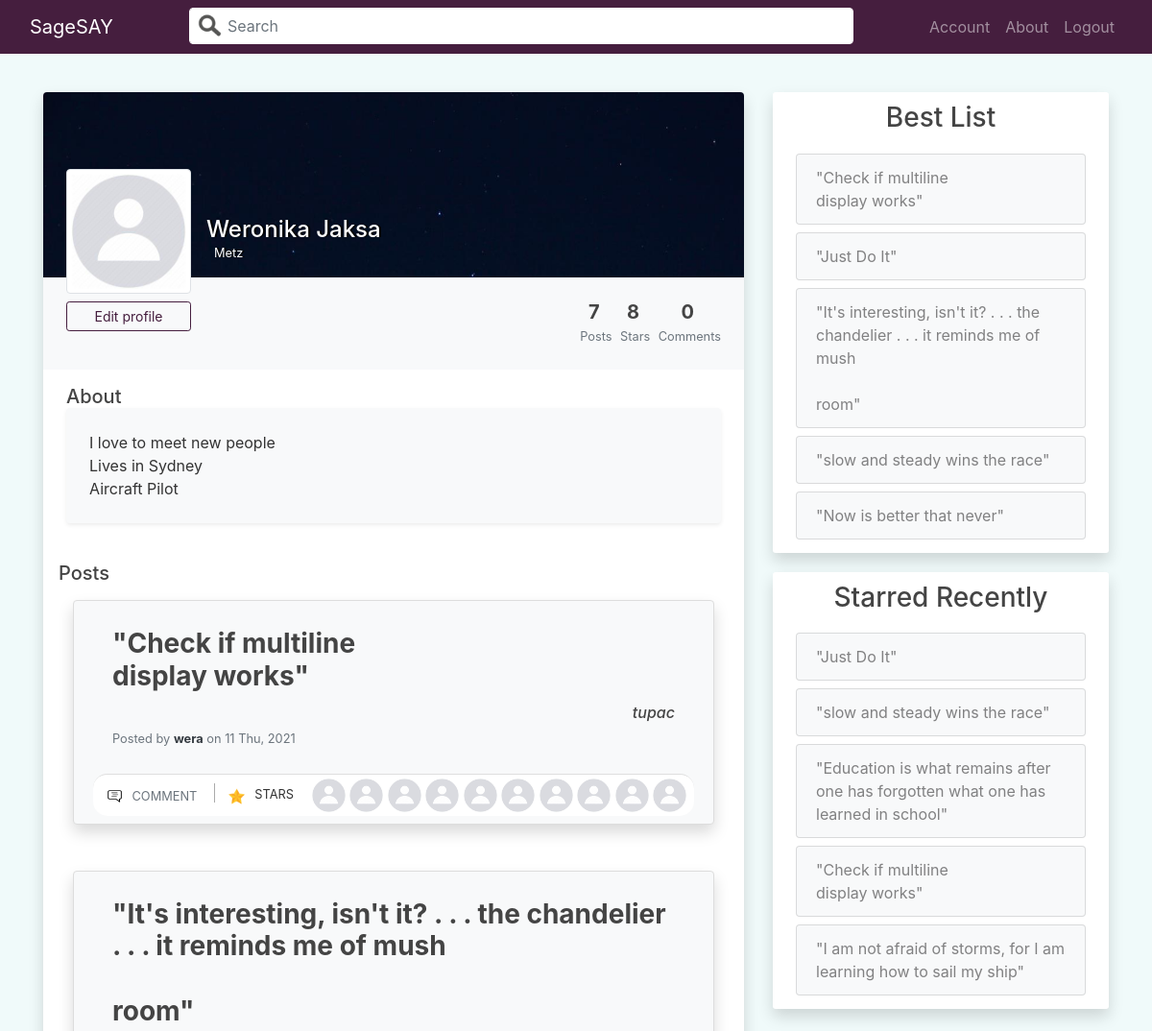
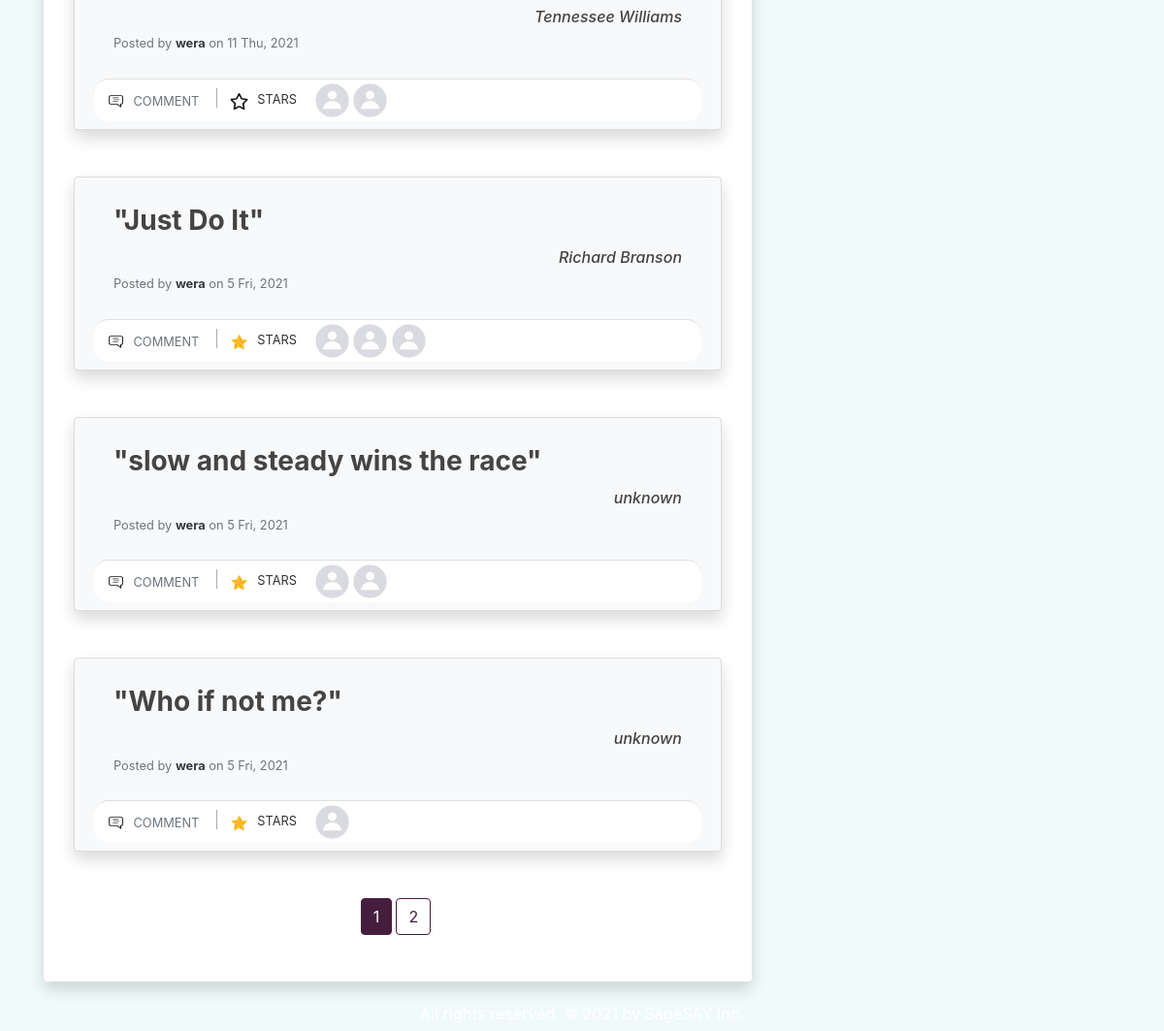
/user/wera (signed in), run on the app's committed database (2 pictures, top to bottom).
### quotes_app/models.py (models this page shows, shortened)
class User(db.Model, UserMixin):
    id = db.Column(db.Integer, primary_key=True)
    username = db.Column(db.String(20), unique=True, nullable=False)
    email = db.Column(db.String(120), unique=True, nullable=False)
    image_file = db.Column(db.String(20), nullable=False, default='default.jpg')
    password = db.Column(db.String(60), nullable=False)
    posts = db.relationship('Post', backref='posted_by', lazy=True)
    comments = db.relationship('Comment', backref='comment_author', lazy=True)
    likes = db.relationship('Like', backref='like_author', lazy=True)
    more_info = db.relationship('MoreInfoUser', backref='info_author', lazy=True)
    like_comments = db.relationship('LikeComment', backref='like_comment_author', lazy=True)

class MoreInfoUser(db.Model):
    id = db.Column(db.Integer, primary_key=True)
    last_update = db.Column(db.DateTime, nullable=False, default=dt.utcnow)
    background_pic = db.Column(db.String(20), nullable=False, default='profile_bg.jpg')
    full_name = db.Column(db.String(120), nullable=False, default='Adam Smith')
    city = db.Column(db.String(90), nullable=False, default='Sydney')
    about = db.Column(db.Text, nullable=False, default='I love to meet new people<br>Lives in Sydney<br>Aircraft Pilot')
    user_id = db.Column(db.Integer, db.ForeignKey('user.id'), nullable=False)

class Post(db.Model):
    id = db.Column(db.Integer, primary_key=True)
    author = db.Column(db.String(100), nullable=False, default='Anonymous')
    content = db.Column(db.Text, nullable=False)
    date_posted = db.Column(db.DateTime, nullable=False, default=dt.utcnow)
    user_id = db.Column(db.Integer, db.ForeignKey('user.id'), nullable=False)
    comments = db.relationship('Comment', backref='comment_post', lazy=True)
    likes = db.relationship('Like', backref='like_post', lazy=True)

### quotes_app/users/routes.py (the view)
@users.route("/user/<string:username>", methods=['GET', 'POST'])
@login_required
def user_profile(username):
    page = request.args.get('page', 1, type=int)
    post_id = request.args.get('star', type=int)
    user = User.query.filter_by(username=username).first_or_404()
    if post_id:
        update_like_table(current_user, post_id)
        return redirect(url_for('users.user_profile', username=username, page=page))
    about_user = MoreInfoUser.query.filter_by(info_author=user).first()
    posts, num_posts, num_likes, num_comments = get_posts_num_plc(user)
    posts = posts.paginate(page=page, per_page=5)
    posts_data = prepare_posts_display(posts, 10)
    best_posts = get_best_posts_user(user, 5)
    recent_stars = get_recent_stars_user(user, 5)
    background_image = url_for('static',
        filename='background_pics/' + about_user.background_pic)
    return render_template('user_profile.html', title=username, posts=posts,
        posts_data=posts_data, user=user, about_user=about_user,
        background_image=background_image, num_posts=num_posts,
        num_likes=num_likes, num_comments=num_comments, best_posts=best_posts,
        recent_stars=recent_stars)

### quotes_app/templates/user_profile.html (shortened to what this page needs)
{% extends "layout.html" %}
{% block content %}
<div class="col-md-8">
    <div class="mx-auto">
        <div class="bg-white mb-4 shadow rounded overflow-hidden">
            <div class="px-4 pt-0 pb-4 cover" style="background-image: url('{{ background_image }}')">
                <div class="media align-items-end profile-head">
                    <div class="profile mr-3">
                        <img src="{{ url_for('static', filename='profile_pics/' + user.image_file) }}" alt="..." width="130" class="rounded mb-2 img-thumbnail img-profile">
                        {% if current_user == user %}
                            <a href="{{ url_for('users.update_profile', username=user.username) }}" class="btn btn-outline-violet btn-sm btn-block">Edit profile</a>
                        {% endif %}
                        </div>
                    <div class="media-body mb-5">
                        <h4 class="mt-0 mb-0 text-white name-city-shadow">{{ about_user.full_name }}</h4>
                        <p class="small mb-4 text-white name-city-shadow"> {{ about_user.city }}</p>
                    </div>
                </div>
            </div>
            <div class="bg-light p-4 d-flex justify-content-end text-center">
                <ul class="list-inline mb-0">
                    <li class="list-inline-item">
                        <h5 class="font-weight-bold mb-0 d-block">{{ num_posts }}</h5><small class="text-muted"> Posts</small>
                    </li>
                    <li class="list-inline-item">
                        <h5 class="font-weight-bold mb-0 d-block">{{ num_likes }}</h5><small class="text-muted"> Stars</small>
                    </li>
                    <li class="list-inline-item">
                        <h5 class="font-weight-bold mb-0 d-block">{{ num_comments }}</h5><small class="text-muted"> Comments</small>
                    </li>
                </ul>
            </div>
            <div class="px-4 py-3">
                <h5 class="mb-0">About</h5>
                <div class="p-4 rounded shadow-sm bg-light">
                    {{ about_user.about | safe }}
                </div>
            </div>
            <div class="py-4 px-3">
                <div class="d-flex align-items-center justify-content-between mb-3">
                    <h5 class="mb-0">Posts</h5>
                </div>
                <div class="container">
                    {% for post in posts_data %}
                        <div class="card rounded shadow bg-light py-2 mb-5">
                            <div class="card-body">
                                <div class="row">
                                    <div class="col-12 link-post-content">
                                        <a href="{{ url_for('posts.post', post_id=post[-2].id) }}"><h3 class="card-title "><b>"{{ post[-2].content | safe }}"</b></h3></a>
                                    </div>
                                    <div class="col-12 d-flex justify-content-end text-center">
                                        <h6><i>{{ post[-2].author }}</i></h6>
                                    </div>
                                    <div class="col mt-2">
                                        <h6 class="card-subtitle mb-2 text-muted">
                                            <p class="card-text text-muted small"> Posted by <a href="{{ url_for('users.user_profile', username=post[-2].posted_by.username) }}" class="font-weight-bold text-dark"> {{ post[-2].posted_by.username }}</a> on {{ post[-2].date_posted.strftime('%-d %a, %Y') }}</p>
                                        </h6>
                                    </div>
                                </div>
                            </div>
                            <div class="card-footer bg-white p-1">
                                <div class="row">
                                    <div class="col-md-auto pr-1">
                                        <a href="{{ url_for('posts.post', post_id=post[-2].id) }}" class="btn btn-outlined btn-black text-muted bg-transparent p-1 ml-1 mr-2" data-wow-delay="0.7s">
                                            <img src="{{ url_for('static', filename='comment.png') }}" class="mr-1 " width="19" height="19">
                                            <small>COMMENT</small>
                                        </a>
                                        <a href="{{ url_for('users.user_profile', username=user.username, page=posts.page, star=post[-2].id) }}" class="btn btn-outlined btn-black text-muted bg-transparent p-1 ml-2 mr-0" data-wow-delay="0.7s">
                                            {% if post[-1] == True %}
                                                <img src="{{ url_for('static', filename='christmas-star.png') }}" width="19" height="19">
                                            {% else %}
                                                <img src="{{ url_for('static', filename='star.png') }}" width="19" height="19">
                                            {% endif %}
                                        </a>
                                        <small>STARS</small>
                                    </div>
                                    <div class="col-md-auto">
                                        <ul class="list-inline mb-0">
                                            {% for user in post[:-2] %}
                                            <li class="list-inline-item">
                                                <a href="{{ url_for('users.user_profile', username=user.username) }}">
                                                    <img src="{{ url_for('static', filename='profile_pics/' + user.image_file) }}" alt="DP" class=" rounded-circle" width="35" height="35">
                                                </a>
                                            </li>
                                            {% endfor %}
                                        </ul>
                                    </div>
                                </div>
                            </div>
                        </div>
                    {% endfor %}
                    <div class="container d-flex justify-content-center">
                        {% for page_num in posts.iter_pages(left_edge=1, right_edge=1, left_current=2, right_current=3) %}
                            {% if page_num %}
                                {% if posts.page == page_num %}
                                <a class="mb-4 mr-1 btn btn-violet" href="{{ url_for('users.user_profile', username=user.username, page=page_num) }}">{{ page_num }}</a>
                                {% else %}
                                    <a class="mb-4 mr-1 btn btn-outline-violet" href="{{ url_for('users.user_profile', username=user.username, page=page_num) }}">{{ page_num }}</a>
                                {% endif %}
                            {% else %}
                                ...
                            {% endif %}
                        {% endfor %}
                    </div>
                </div>
            </div>
        </div>
    </div>
</div>
<div class="col-md-4">
    <div class="content-section shadow">
        <div class="mb-3 text-center">
            <h3>Best List</h3>
        </div>
        <ul class="list-group">
            {% if not best_posts %}
                {% if current_user == user %}
                    <a href="{{ url_for('posts.new_post') }}"><li class="list-group-item list-group-item-light">No Adages. Add one.</li></a>
                {% else %}
                    <li class="list-group-item list-group-item-light">No Adages to show.</li>
                {% endif %}
            {% else %}
                {% for post in best_posts %}
                    <a href="{{ url_for('posts.post', post_id=post.id) }}" class="p-1"><li class="list-group-item list-group-item-light">"{{ post.content | safe }}"</li></a>
                {% endfor %}
            {% endif %}
        </ul>
    </div>
    <div class="content-section shadow">
        <div class="mb-3 text-center">
            <h3>Starred Recently</h3>
        </div>
        <ul class="list-group">
            {% if not recent_stars %}
                {% if current_user == user %}
                    <a href="{{ url_for('main.home') }}"><li class="list-group-item list-group-item-light">No Adages. Give one a star.</li></a>
                {% else %}
                    <li class="list-group-item list-group-item-light">No Adages to show.</li>
                {% endif %}
            {% else %}
                {% for post in recent_stars %}
                <a href="{{ url_for('posts.post', post_id=post.id) }}" class="p-1"><li class="list-group-item list-group-item-light">"{{ post.content | safe }}"</li></a>
                {% endfor %}
            {% endif %}
        </ul>
    </div>
</div>
{% endblock content %}

### quotes_app/templates/layout.html (shortened to what this page needs)
<!doctype html>
<html lang="en">
  <head>
    <link rel="stylesheet" href="https://stackpath.bootstrapcdn.com/bootstrap/4.3.1/css/bootstrap.min.css">
    <link rel="stylesheet" type="text/css" href="{{ url_for('static', filename='main.css') }}">
  </head>
  <body>
    <div class="content">
        <div class="navbar navbar-expand-md navbar-dark bg-violet fixed-top">
            <div class="container-fluid">
                <div class="justify-content-between navbar-helper justify-content-center">
                    <div>
                        <a class="navbar-brand" href="{{ url_for('main.home') }}">SageSAY</a>
                    </div>
                    <div class="nav-form w-100 pr-2">
                        <form>
                            <div class="input-group">
                                <div class="btn pl-2 pr-1 pt-1">
                                    <a href="#" data-wow-delay="0.7s">
                                        <img src="{{ url_for('static', filename='search.png') }}" width="25" height="25">
                                    </a>
                                </div>
                                <input type="text" class="form-control px-0" placeholder="Search">
                            </div>
                        </form>
                    </div>
                </div>
                <div class="collapse navbar-collapse" id="navbarNav">
                    <div class="navbar-nav">
                        {% if current_user.is_authenticated %}
                            <a class="nav-item nav-link" href="{{ url_for('users.user_profile', username=current_user.username) }}">Account</a>
                            <a class="nav-item nav-link" href="{{ url_for('main.about') }}">About</a>
                            <a class="nav-item nav-link" href="{{ url_for('users.logout') }}">Logout</a>
                        {% else %}
                            <a class="nav-item nav-link" href="{{ url_for('main.about') }}">About</a>
                            <a class="nav-item nav-link" href="{{ url_for('users.login') }}">Login</a>
                            <a class="nav-item nav-link" href="{{ url_for('users.register') }}">Register</a>
                        {% endif %}
                    </div>
                </div>
            </div>
        </div>
        <div role="main" class="container mt-80">
            <div class="row justify-content-center">
                {% block content %}{% endblock content %}
            </div>
        </div>
    </div>
    <footer class="footer"><h6 class="mx-auto" style="color: white;">All rights reserved. &#169; 2021 by SageSAY Inc.</h6></footer>
  </body>
</html>

### data on the page
User: image_file (picture), content "Who if not me?", author "unknown", username "wera", date_posted "5 Fri, 2021"
MoreInfoUser: full_name "Weronika Jaksa", city "Metz", about "I love to meet new people Lives in Sydney Aircraft Pilot"
User: content "Check if multiline display works", author "tupac", username "wera", date_posted "11 Thu, 2021", image_file (placeholder picture), content "It's interesting, isn't it? . . . the chandelier . . . it reminds me of mush room", author "Tennessee Williams", content "Just Do It", author "Richard Branson", date_posted "5 Fri, 2021", content "slow and steady wins the race", author "unknown"
User: image_file (placeholder picture)
User: image_file (placeholder picture)
User: image_file (placeholder picture)
User: image_file (placeholder picture)
User: image_file (placeholder picture)
User: image_file (placeholder picture)
User: image_file (placeholder picture)
User: image_file (placeholder picture)
User: image_file (placeholder picture)
Post: content "Check if multiline display works"
Post: content "Just Do It"
Post: content "It's interesting, isn't it? . . . the chandelier . . . it reminds me of mush room"
Post: content "slow and steady wins the race"
Post: content "Now is better that never"
Post: content "Education is what remains after one has forgotten what one has learned in school"
Post: content "I am not afraid of storms, for I am learning how to sail my ship"

### other printed values
{{ num_posts }} "7"
{{ num_likes }} "8"
{{ num_comments }} "0"
{{ page_num }} "1"
{{ page_num }} "2"
